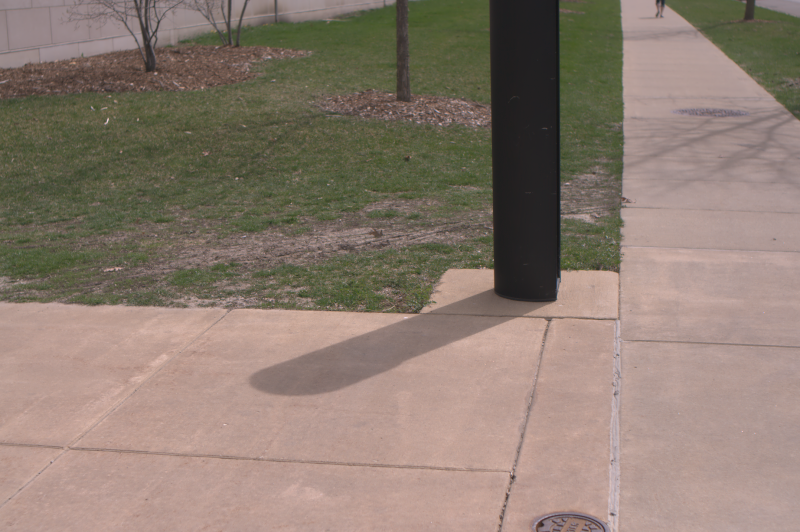
//> input picture OpenCV/LearingOpenCV/resources/test.png, 800 x 532 px
$ ./Chapter2   (built with g++ and OpenCV 4)
//> lines starting //> are read from the running program, lines starting //| are printed output that depends on the picture; after the words box and inside, x2 and y2 are one past the last pixel; in counts of white or black regions, pixels touching at a corner belong together
#include "stdio.h"
#include <iostream>
#include <opencv2/core/core.hpp>
#include <opencv2/highgui/highgui.hpp>
#include <opencv2/imgproc/imgproc.hpp>
using namespace cv;
using namespace std;

// 图像处理基本知识-1
int main(){
    string path = "resources/test.png";
    Mat img = imread(path);
//> img is the input picture: 532 rows x 800 cols, CV_8UC3; mean B, G, R 112.1, 123.9, 139.6
    Mat imgGray,imgBlur,imgCanny, imgDil;

    cvtColor(img, imgGray, COLOR_BGR2GRAY); // 转换为灰度
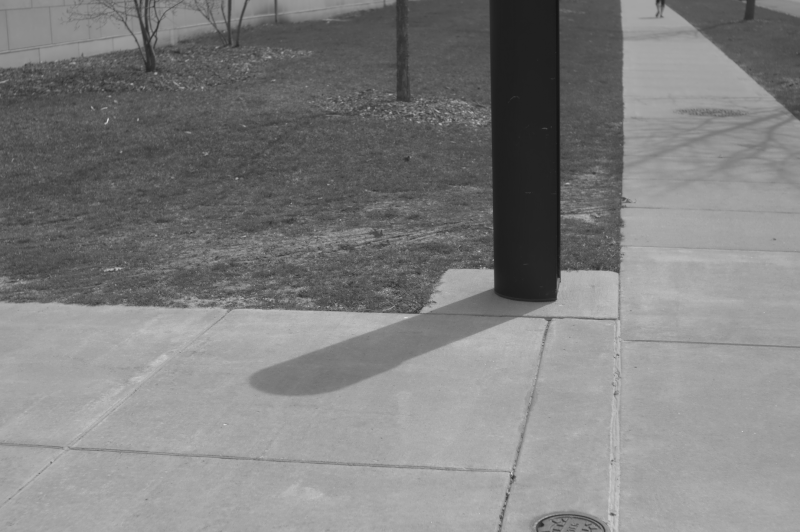
//> imgGray: 532 rows x 800 cols, CV_8UC1; min 20, max 223, mean 127.2
    GaussianBlur(img, imgBlur, Size(3,3), 5,0); // 高斯滤波
    Canny(imgBlur, imgCanny, 50,150); // Canny边缘检测
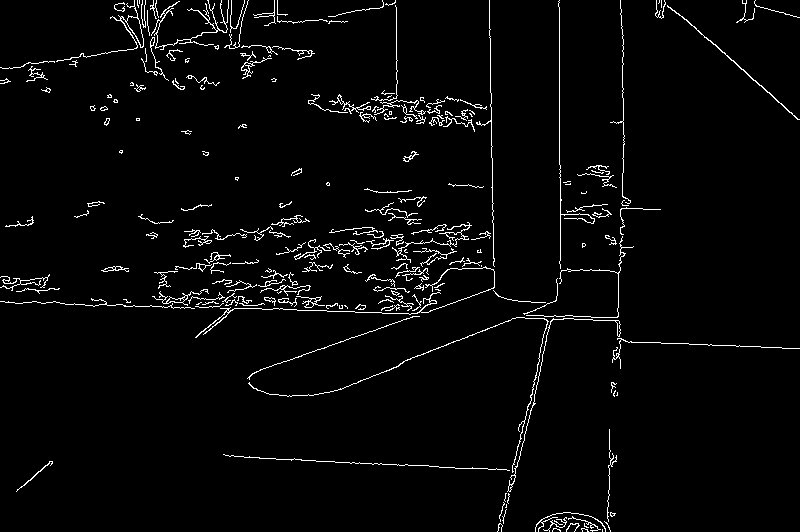
//> imgCanny: 532 rows x 800 cols, CV_8UC1; 3% white in thin lines or dots

    Mat kernel = getStructuringElement(MORPH_RECT, Size(5, 5)); // 结构元素
    dilate(imgCanny, imgDil, kernel); // 膨胀。。。。腐蚀同理，erode
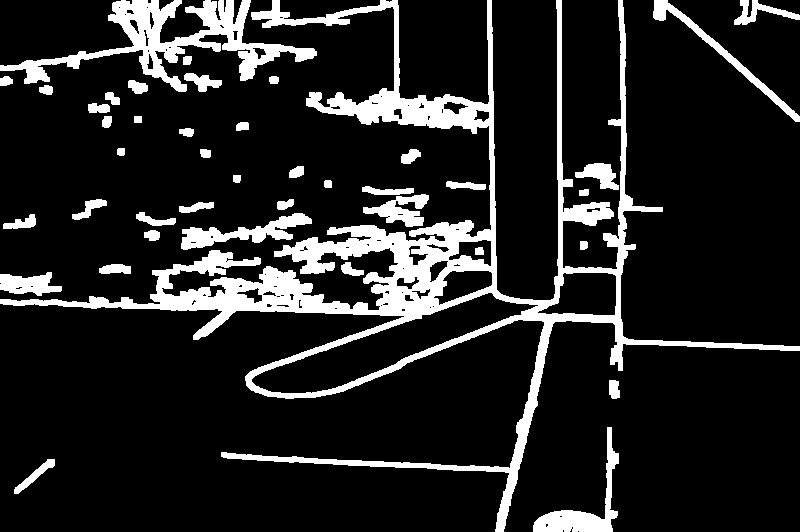
//> imgDil: 532 rows x 800 cols, CV_8UC1; 14.1% white; 42 white regions, largest, box (x1, y1, x2, y2) and area: (0, 0, 800, 532) 38428, (0, 0, 317, 92) 7683, (533, 427, 619, 532) 2052

    imshow("image", img);
    imshow("imageGray", imgGray);
    imshow("imageBlur", imgBlur);
    imshow("imageCanny", imgCanny);
    imshow("imageDiltaion", imgDil);
    waitKey(0);
}
